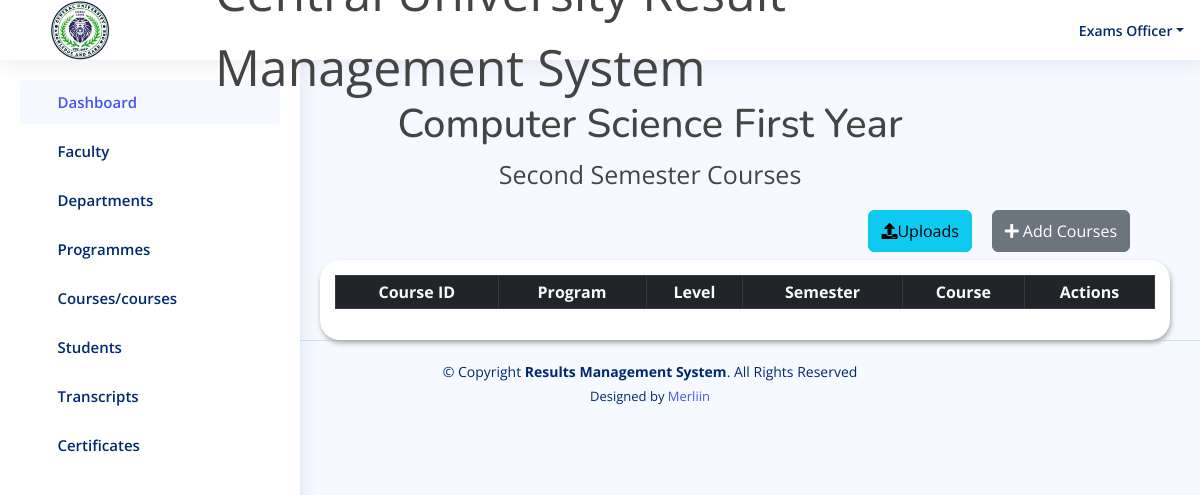
Page /result/year1_second_semester/ (signed in) on the earlier database version.
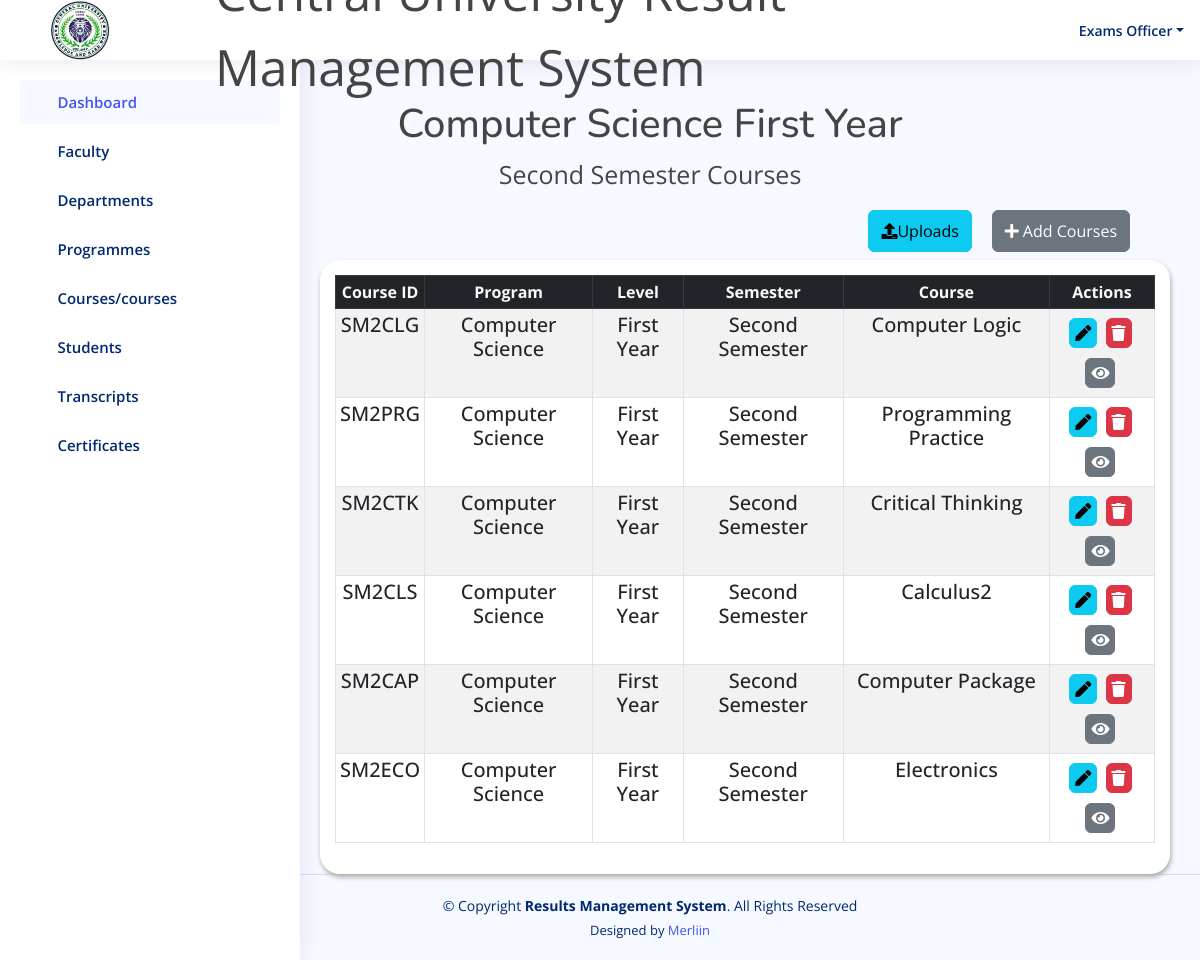
Same page on the later database version.
### result/models.py (models this page shows, shortened)
class year1_semester2(models.Model):
    code = models.CharField(max_length=50, default='')
    program = models.ForeignKey(Program, on_delete=models.CASCADE)
    level = models.CharField(max_length=20, choices=YEAR1_LEVEL1)
    semester = models.CharField(max_length=20,choices=YEAR1_SEMESTER2)
    course = models.CharField(max_length=50)

class Program(models.Model):
    program = models.CharField(max_length=100)
    department = models.ForeignKey(Department, on_delete=models.CASCADE)
    def __str__(self):
        return self.program

### result/views.py (the view)
# urls.py: path('year1_second_semester/', views.year1_second_semester, name='year1_second_semester'),
@login_required(login_url='login')
def year1_second_semester(request):
    yr1_sem2 = year1_semester2.objects.all()
    if request.method == 'POST':
        form = CourseForm2(request.POST)
        if form.is_valid():
            course = form.cleaned_data['course']
            if year1_semester2.objects.filter(course=course).exists():
                messages.error(request, f"'{course}' already exists!")
                return redirect('year1_second_semester')  # Redirect back to the faculty page without saving the form
            form.save()
            messages.success(request, "Course has been added!")
            return redirect('year1_second_semester')
    else:
        form = CourseForm2()
    return render(request, 'result/year1_second_semester.html', {'yr1_sem2': yr1_sem2, 'form': form})

### templates/result/year1_second_semester.html (shortened to what the changed rows need)
{% load static %}
<!DOCTYPE html>
<html lang="en">
<head>
  <link href="https://cdn.datatables.net/v/bs5/jszip-2.5.0/dt-1.13.4/b-2.3.6/b-html5-2.3.6/b-print-2.3.6/datatables.min.css" rel="stylesheet"/>
   <link rel="stylesheet" href="https://cdnjs.cloudflare.com/ajax/libs/font-awesome/5.15.4/css/all.min.css" />
  <link href="{% static 'assets/vendor/bootstrap/css/bootstrap.min.css' %}" rel="stylesheet">
  <link href="{% static 'assets/vendor/bootstrap-icons/bootstrap-icons.css' %}" rel="stylesheet">
  <link href="{% static 'assets/vendor/boxicons/css/boxicons.min.css' %}" rel="stylesheet">
  <link href="{% static 'assets/vendor/quill/quill.snow.css' %}" rel="stylesheet">
  <link href="{% static 'assets/vendor/quill/quill.bubble.css' %}" rel="stylesheet">
  <link href="{% static 'assets/vendor/remixicon/remixicon.css' %}" rel="stylesheet">
  <link href="{% static 'assets/vendor/simple-datatables/style.css' %}" rel="stylesheet">
  <link href="{% static 'assets/style.css'%}" rel="stylesheet">
  <link rel="stylesheet" href="{% static 'assets/css/result.css' %}">
</head>
<body>
    <div class="container" style="margin-top:100px;">
      <div class="col-md-12">
        <h1 class="text-center" style="margin-left:100px;">Computer Science First Year</h1>
    </div>
        </div>
        <div class="row ml-5 pl-5">
            <div class="col-12">
                <div class="data_table" style="margin-left:320px; margin-right: 30px;">
                    <table id="example" class="table table-striped table-bordered table-sm" >
                        <thead class="table-dark text-center text-light">
                            <tr>
                                <th  class="text-center">Course ID</th>
                                <th  class="text-center">Program</th>
                                <th  class="text-center">Level</th>
                                <th  class="text-center">Semester</th>
                                <th  class="text-center">Course</th>
                                <th  class="text-center">Actions</th>
                            </tr>
                        </thead>
                        <tbody  class="text-center h5">
                          {% for obj in yr1_sem2 %}
                            <tr>
                                <td>{{ obj.code }}</td>
                                <td>{{ obj.program }}</td>
                                <td>{{ obj.level }}</td>
                                <td>{{ obj.semester }}</td>
                                <td>{{ obj.course }}</td>
                                    <td>
                                        <a href="{% url 'edit_year1_second_semester' obj.id %}" class="btn btn-info" title="Edit Patient">
                                            <i class="fas fa-pen"></i>
                                        </a>
                                        <a href="{% url 'delete_year1_second_semester' obj.id %}"  class="btn btn-danger" title="Edit Patient">
                                            <i class="fas fa-trash"></i>
                                        </a>
                                        <a href="{% url 'view_year1_second_semester' obj.id %}"  class="btn btn-secondary" title="Edit Patient">
                                            <i class="fas fa-eye"></i>
                                        </a>
                                    </td>
                            </tr>
                            {% endfor %}
                        </tbody>
                    </table>
                </div>
            </div>
        </div>
</body>
</html>

Differences in the rows shown:
added year1_semester2: code "SM2CLG", program "Computer Science", level "First Year", semester "Second Semester", course "Computer Logic"
added year1_semester2: code "SM2PRG", program "Computer Science", level "First Year", semester "Second Semester", course "Programming Practice"
added year1_semester2: code "SM2CTK", program "Computer Science", level "First Year", semester "Second Semester", course "Critical Thinking"
added year1_semester2: code "SM2CLS", program "Computer Science", level "First Year", semester "Second Semester", course "Calculus2"
added year1_semester2: code "SM2CAP", program "Computer Science", level "First Year", semester "Second Semester", course "Computer Package"
added year1_semester2: code "SM2ECO", program "Computer Science", level "First Year", semester "Second Semester", course "Electronics"
